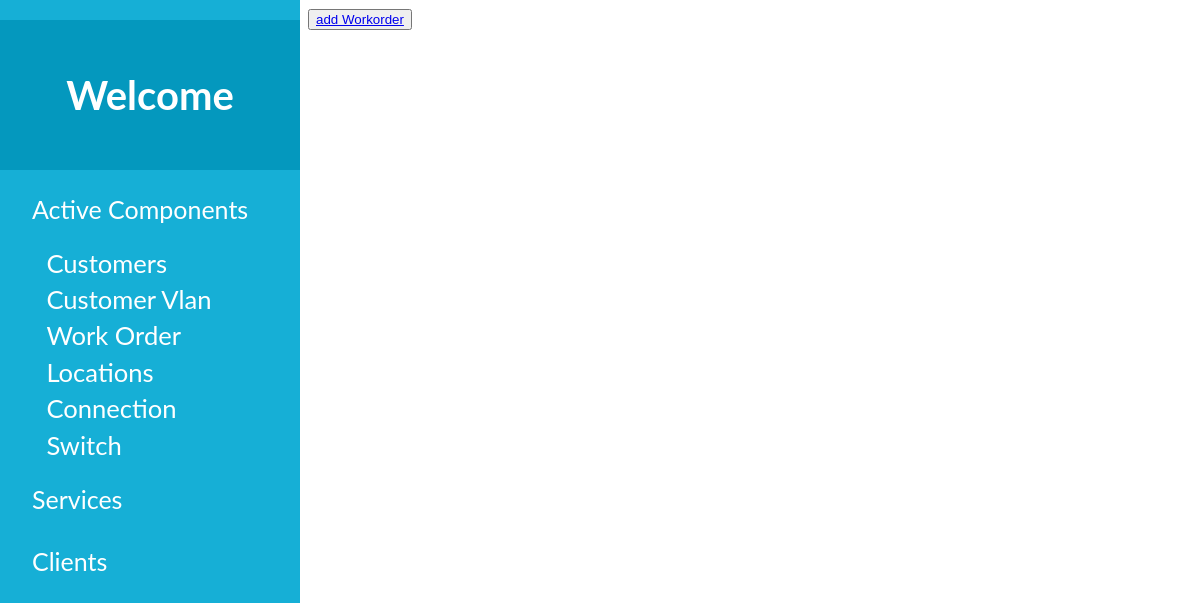
The app's page /devices/workorder, older data.
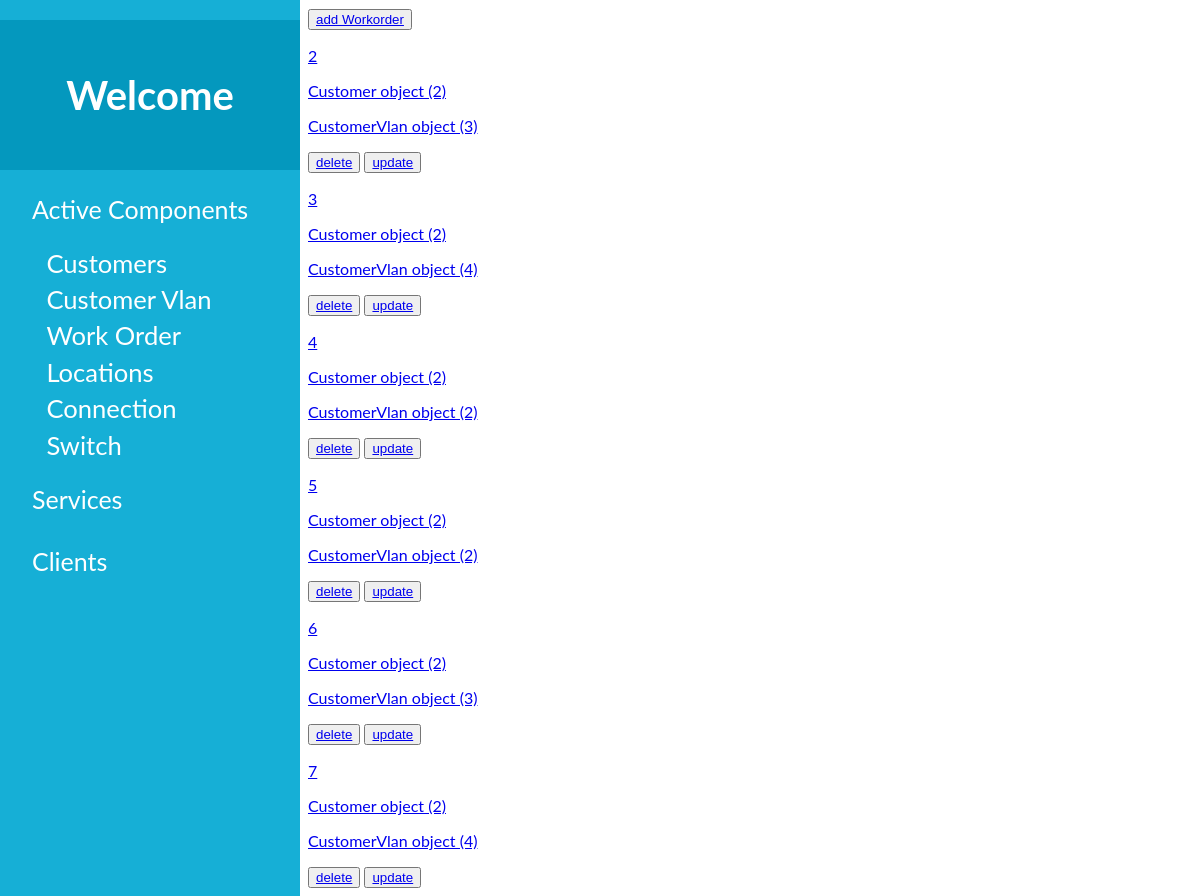
The same page, newer data.
### sitadevices/models.py (models this page shows)
class WorkOrder(models.Model):
        company_id = models.ForeignKey(Customer, on_delete=models.CASCADE)
        vlan_number = models.ForeignKey(CustomerVlan, on_delete=models.CASCADE)
        submitted_date_time = models.DateTimeField(default=timezone.now)

class Customer(models.Model):
    company_name = models.CharField(max_length=255)
    contact_person = models.CharField(max_length=255)
    email = models.EmailField()
    phone = models.IntegerField()
    active = models.CharField(choices=yesno, max_length=200)
    submitted_date_time = models.DateTimeField(default=timezone.now)

class CustomerVlan(models.Model):
    custumor = models.ForeignKey(Customer, on_delete=models.CASCADE)
    vlan_number = models.IntegerField()
    usage = models.CharField(choices=usages, max_length=200)
    config_date = models.DateTimeField()
    vlan_description = models.TextField()
    ip_config = models.CharField(choices=ip, max_length=200)
    dhcp_ip_range = models.CharField(max_length=50)
    lan_ip_range = models.CharField(max_length=50)
    lan_subnet_mask = models.CharField(max_length=50)
    wan_public_ip = models.CharField(max_length=50)
    wan_subnet_mask = models.CharField(max_length=50)
    bandwidth = models.IntegerField()
    additional_config = models.TextField()
    remark = models.TextField()
    disconnection_date = models.DateField(null=True, blank=True)
    submitted_date_time = models.DateTimeField(default=timezone.now)

### sitadevices/views.py (the view)
# urls.py: path('workorder', WorkOrders, name="workorderlist"),
def WorkOrders(request):
    WorkOrders = WorkOrder.objects.all()
    dic = {
        'workorder': WorkOrders,
    }
    return render(request, 'admin/WorkOrder/workorder.html', {'dic': dic})

### sitadevices/templates/admin/WorkOrder/workorder.html
{% extends '../base1.html' %}
{% block content %}
<button> <a href="{%url 'device:workorderinp' %}">add Workorder</a></button>
{% for workorder in dic.workorder %}
    <a href="{%url 'device:workorderind' workorder.id%}">
        <p>{{workorder.id}}</p>
        <p>{{workorder.company_id}}</p>
        <p>{{workorder.vlan_number}}</p>
    </a>
    <button><a href="{%url 'device:workorderdel' workorder.id%}">delete</a></button>
    <button><a href="{%url 'device:workorderupd' workorder.id%}">update</a></button>
{% endfor %}
{% endblock  %}

### sitadevices/templates/admin/base1.html (shortened to what this page needs)
<!DOCTYPE html>
<html lang="en">
<head>
</head>
    </head>
    <body>
    <div class="sidenav">
        <div class="user">
            <h1 class="h1">Welcome</h1>
        </div>
      <p href="#">Active Components</p>
        <ul>
            <li><a href="{%url 'device:customerlist'%}" class="a-title">Customers</a></li>
            <li><a href="{%url 'device:customerVlanlist'%}" class="a-title">Customer Vlan</a></li>
            <li><a href="{%url 'device:workorderlist'%}" class="a-title">Work Order</a></li>
            <li><a href="{%url 'device:locationlist'%}" class="a-title">Locations</a></li>
            <li><a href="{%url 'device:connectionlist'%}" class="a-title">Connection</a></li>
            <li><a href="{%url 'device:switchlist'%}" class="a-title">Switch</a></li>
        </ul>
      <p href="#">Services</p>
      <p href="#">Clients</p>
    </div>
    <div class="main">
        <div class="rel">{% block content %}{% endblock%}</div>
    </div>
    </body>
</html>

### sitadevices/templates/admin/base1.html (style rules this page uses)
body { font-family: "Lato", sans-serif; }
.sidenav { height: 100%; width: 300px; position: fixed; z-index: 1; top: 0; left: 0; background-color: #16AFD6; overflow-x: hidden; padding-top: 20px; }
.sidenav p { padding: 0.5rem 1rem; text-decoration: none; font-size: 25px; color: white; margin: 1rem; }
.sidenav li { margin-bottom: 0.4rem; list-style: none; padding-left: 0.4rem; color: rgb(223, 223, 223); }
.main { margin-left: 300px; }
.a-title { font-size: 1.6rem; color:white; margin-bottom:0.3rem; text-decoration: none; }
.h1 { padding:0 0.5rem; font-size: 2.5rem; color: white; }
.user { background-color: #0498BE; padding:1.5rem 0; text-align: center; }

Row changes from the older to the newer data that the page shows:
added WorkOrder: id "2", company_id "Customer object (2)", vlan_number "CustomerVlan object (3)"
added WorkOrder: id "3", company_id "Customer object (2)", vlan_number "CustomerVlan object (4)"
added WorkOrder: id "4", company_id "Customer object (2)", vlan_number "CustomerVlan object (2)"
added WorkOrder: id "5", company_id "Customer object (2)", vlan_number "CustomerVlan object (2)"
added WorkOrder: id "6", company_id "Customer object (2)", vlan_number "CustomerVlan object (3)"
added WorkOrder: id "7", company_id "Customer object (2)", vlan_number "CustomerVlan object (4)"
